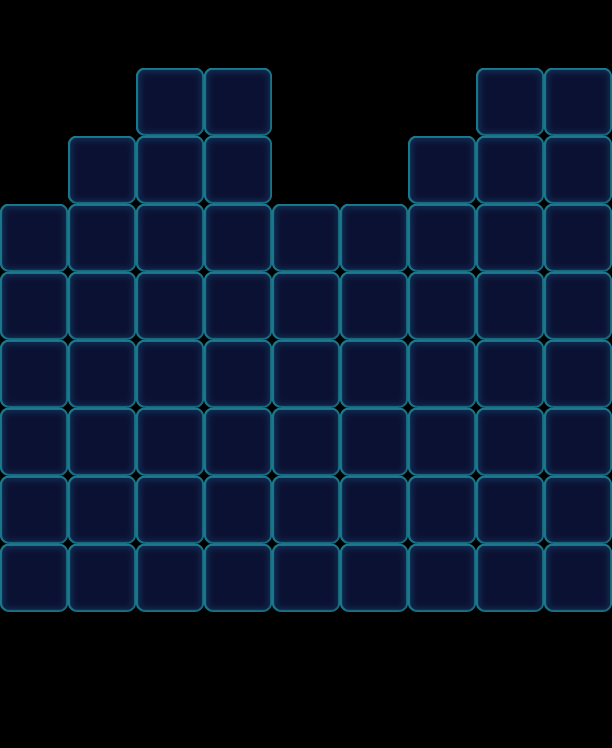

A 2D game scene composited from a Tiled map and its tileset images. What follows is a short description and the map's XML, with each tile layer's data collapsed to a summary:
An orthogonal 9x11 tile map with 68x68 px tiles, 1 tile layer (Valid), 2 tilesets and 87 objects (64x Floor, 8x Monster, 8x Lock, 7x Factory_Normal).

<map version="1.0" orientation="orthogonal" width="9" height="11" tilewidth="68" tileheight="68">
 <properties>
  <property name="Connect" value="88,21,1|78,31,1" />
 </properties>
 <tileset firstgid="1" name="game_grid1" tilewidth="68" tileheight="68">
  <image source="game_grid1.png" width="68" height="68" />
 </tileset>
 <tileset firstgid="2" name="map" tilewidth="68" tileheight="68">
  <image source="map.png" width="1024" height="1024" />
 </tileset>
 <layer name="Valid" width="9" height="11">
  <data>[99 cells, 64 non-empty, 1 distinct tile ids]</data>
 </layer>
 <objectgroup name="BottomObj" width="9" height="11">
  <object name="Jelly" type="Floor" gid="33" x="0" y="272">
   <properties>
    <property name="Layers" value="2" />
   </properties>
  </object>
  <object name="Jelly" type="Floor" gid="33" x="0" y="340">
   <properties>
    <property name="Layers" value="2" />
   </properties>
  </object>
  <object name="Jelly" type="Floor" gid="33" x="0" y="408">
   <properties>
    <property name="Layers" value="2" />
   </properties>
  </object>
  <object name="Jelly" type="Floor" gid="33" x="0" y="476">
   <properties>
    <property name="Layers" value="2" />
   </properties>
  </object>
  <object name="Jelly" type="Floor" gid="33" x="0" y="544">
   <properties>
    <property name="Layers" value="2" />
   </properties>
  </object>
  <object name="Jelly" type="Floor" gid="33" x="0" y="612">
   <properties>
    <property name="Layers" value="2" />
   </properties>
  </object>
  <object name="Jelly" type="Floor" gid="33" x="68" y="476">
   <properties>
    <property name="Layers" value="2" />
   </properties>
  </object>
  <object name="Jelly" type="Floor" gid="33" x="68" y="272">
   <properties>
    <property name="Layers" value="2" />
   </properties>
  </object>
  <object name="Jelly" type="Floor" gid="33" x="68" y="544">
   <properties>
    <property name="Layers" value="2" />
   </properties>
  </object>
  <object name="Jelly" type="Floor" gid="33" x="68" y="340">
   <properties>
    <property name="Layers" value="2" />
   </properties>
  </object>
  <object name="Jelly" type="Floor" gid="33" x="68" y="612">
   <properties>
    <property name="Layers" value="2" />
   </properties>
  </object>
  <object name="Jelly" type="Floor" gid="33" x="68" y="408">
   <properties>
    <property name="Layers" value="2" />
   </properties>
  </object>
  <object name="Jelly" type="Floor" gid="33" x="136" y="476">
   <properties>
    <property name="Layers" value="2" />
   </properties>
  </object>
  <object name="Jelly" type="Floor" gid="33" x="136" y="272">
   <properties>
    <property name="Layers" value="2" />
   </properties>
  </object>
  <object name="Jelly" type="Floor" gid="33" x="136" y="544">
   <properties>
    <property name="Layers" value="2" />
   </properties>
  </object>
  <object name="Jelly" type="Floor" gid="33" x="136" y="340">
   <properties>
    <property name="Layers" value="2" />
   </properties>
  </object>
  <object name="Jelly" type="Floor" gid="33" x="136" y="612">
   <properties>
    <property name="Layers" value="2" />
   </properties>
  </object>
  <object name="Jelly" type="Floor" gid="33" x="136" y="408">
   <properties>
    <property name="Layers" value="2" />
   </properties>
  </object>
  <object name="Jelly" type="Floor" gid="33" x="204" y="476">
   <properties>
    <property name="Layers" value="2" />
   </properties>
  </object>
  <object name="Jelly" type="Floor" gid="33" x="204" y="272">
   <properties>
    <property name="Layers" value="2" />
   </properties>
  </object>
  <object name="Jelly" type="Floor" gid="33" x="204" y="544">
   <properties>
    <property name="Layers" value="2" />
   </properties>
  </object>
  <object name="Jelly" type="Floor" gid="33" x="204" y="340">
   <properties>
    <property name="Layers" value="2" />
   </properties>
  </object>
  <object name="Jelly" type="Floor" gid="33" x="204" y="612">
   <properties>
    <property name="Layers" value="2" />
   </properties>
  </object>
  <object name="Jelly" type="Floor" gid="33" x="204" y="408">
   <properties>
    <property name="Layers" value="2" />
   </properties>
  </object>
  <object name="Jelly" type="Floor" gid="33" x="340" y="476">
   <properties>
    <property name="Layers" value="2" />
   </properties>
  </object>
  <object name="Jelly" type="Floor" gid="33" x="340" y="272">
   <properties>
    <property name="Layers" value="2" />
   </properties>
  </object>
  <object name="Jelly" type="Floor" gid="33" x="340" y="544">
   <properties>
    <property name="Layers" value="2" />
   </properties>
  </object>
  <object name="Jelly" type="Floor" gid="33" x="340" y="340">
   <properties>
    <property name="Layers" value="2" />
   </properties>
  </object>
  <object name="Jelly" type="Floor" gid="33" x="340" y="612">
   <properties>
    <property name="Layers" value="2" />
   </properties>
  </object>
  <object name="Jelly" type="Floor" gid="33" x="340" y="408">
   <properties>
    <property name="Layers" value="2" />
   </properties>
  </object>
  <object name="Jelly" type="Floor" gid="33" x="408" y="476">
   <properties>
    <property name="Layers" value="2" />
   </properties>
  </object>
  <object name="Jelly" type="Floor" gid="33" x="408" y="272">
   <properties>
    <property name="Layers" value="2" />
   </properties>
  </object>
  <object name="Jelly" type="Floor" gid="33" x="408" y="544">
   <properties>
    <property name="Layers" value="2" />
   </properties>
  </object>
  <object name="Jelly" type="Floor" gid="33" x="408" y="340">
   <properties>
    <property name="Layers" value="2" />
   </properties>
  </object>
  <object name="Jelly" type="Floor" gid="33" x="408" y="612">
   <properties>
    <property name="Layers" value="2" />
   </properties>
  </object>
  <object name="Jelly" type="Floor" gid="33" x="408" y="408">
   <properties>
    <property name="Layers" value="2" />
   </properties>
  </object>
  <object name="Jelly" type="Floor" gid="33" x="476" y="476">
   <properties>
    <property name="Layers" value="2" />
   </properties>
  </object>
  <object name="Jelly" type="Floor" gid="33" x="476" y="272">
   <properties>
    <property name="Layers" value="2" />
   </properties>
  </object>
  <object name="Jelly" type="Floor" gid="33" x="476" y="544">
   <properties>
    <property name="Layers" value="2" />
   </properties>
  </object>
  <object name="Jelly" type="Floor" gid="33" x="476" y="340">
   <properties>
    <property name="Layers" value="2" />
   </properties>
  </object>
  <object name="Jelly" type="Floor" gid="33" x="476" y="612">
   <properties>
    <property name="Layers" value="2" />
   </properties>
  </object>
  <object name="Jelly" type="Floor" gid="33" x="476" y="408">
   <properties>
    <property name="Layers" value="2" />
   </properties>
  </object>
  <object name="Jelly" type="Floor" gid="33" x="544" y="476">
   <properties>
    <property name="Layers" value="2" />
   </properties>
  </object>
  <object name="Jelly" type="Floor" gid="33" x="544" y="272">
   <properties>
    <property name="Layers" value="2" />
   </properties>
  </object>
  <object name="Jelly" type="Floor" gid="33" x="544" y="544">
   <properties>
    <property name="Layers" value="2" />
   </properties>
  </object>
  <object name="Jelly" type="Floor" gid="33" x="544" y="340">
   <properties>
    <property name="Layers" value="2" />
   </properties>
  </object>
  <object name="Jelly" type="Floor" gid="33" x="544" y="612">
   <properties>
    <property name="Layers" value="2" />
   </properties>
  </object>
  </objectgroup>
 <objectgroup name="MiddleObj" width="9" height="11">
  <!-- 8 objects omitted --></objectgroup>
 <objectgroup color="#000000" name="TopObj" width="9" height="11">
  <!-- 15 objects omitted --></objectgroup>
</map>
<!-- 40 of 87 objects omitted -->
